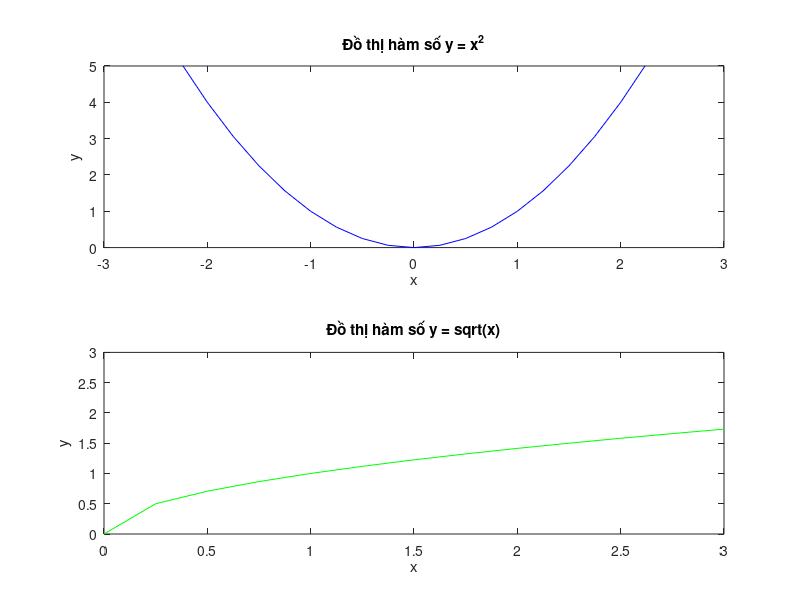

Write MATLAB code to recreate this figure.
figure('Name', 'Bài tập 6b', 'NumberTitle', 'off',...
    'units','normalized','outerposition',[0 0 1 1])

subplot(2, 1, 1);
x = -3:0.25:3;
f = x.^2;
plot(x, f, '-b');
axis([-3 3 0 5]);
xlabel('x');
ylabel('y');
title('Đồ thị hàm số y = x^2');

subplot(2, 1, 2);
x = 0:0.25:3;
g = sqrt(x);
plot(x, g, '-g');
axis([0 3 0 3]);
xlabel('x');
ylabel('y');
title('Đồ thị hàm số y = sqrt(x)');